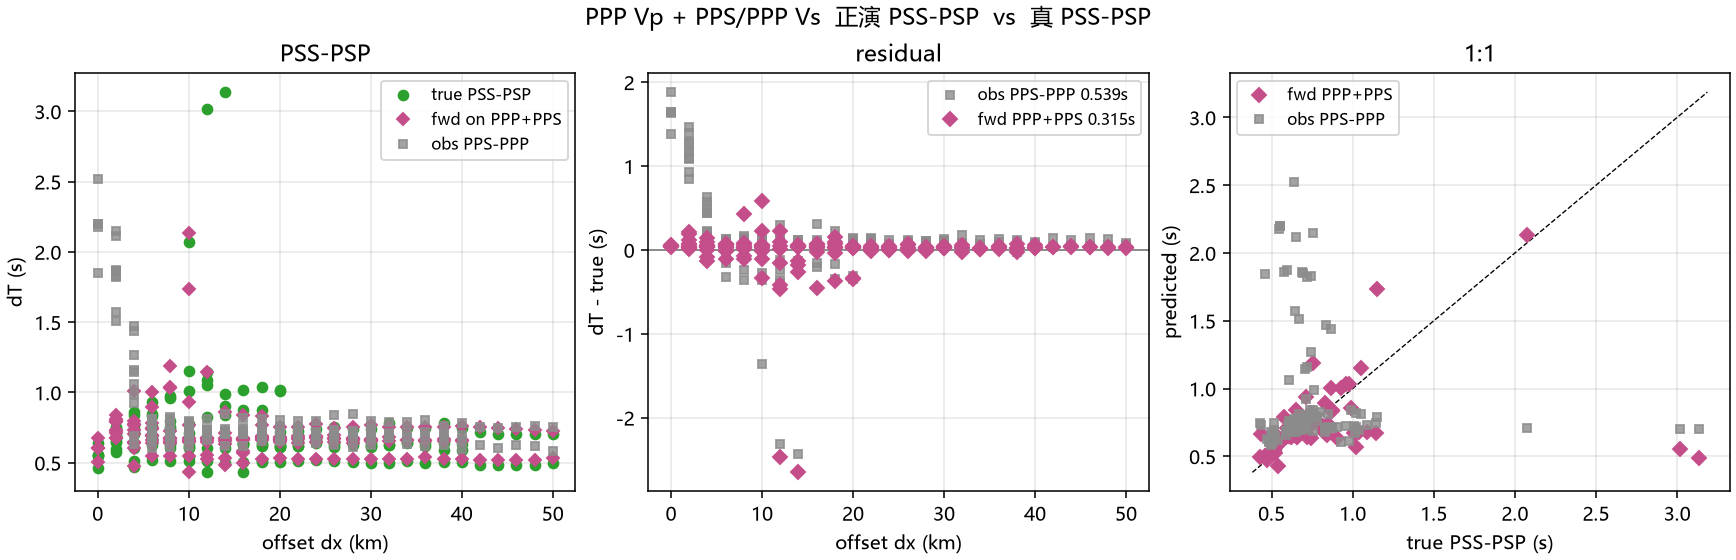

The Python source for this figure:
#!/usr/bin/env python
# -*- coding: utf-8 -*-
"""PPP+PPS 收回模型上正演 PSS-PSP，对真 PSS-PSP。"""

from __future__ import annotations

import math
import sys
from pathlib import Path

import matplotlib

matplotlib.use("Agg")
import matplotlib.pyplot as plt

HERE = Path(__file__).resolve().parent
ROOT = HERE.parent
sys.path.insert(0, str(HERE))
sys.path.insert(0, str(ROOT))
sys.path.insert(0, str(ROOT / "inv_2d"))
sys.path.insert(0, str(ROOT.parents[1]))
sys.path.insert(0, str(ROOT.parents[1].parent / "water_inv"))
from check_sparse import _rms  # noqa: E402
from check_water_inv import parse_picks  # noqa: E402

plt.rcParams["font.sans-serif"] = ["Microsoft YaHei", "SimHei", "DejaVu Sans"]
plt.rcParams["axes.unicode_minus"] = False


def _pmap(picks, code: int):
    out = {}
    for p in picks:
        if int(p[0]) != code or not math.isfinite(p[3]):
            continue
        out[(round(p[4], 3), round(p[1], 3))] = float(p[3])
    return out


def _rows(true_picks, pred_picks):
    tm = {c: _pmap(true_picks, c) for c in (0, 6, 7, 8)}
    pm = {c: _pmap(pred_picks, c) for c in (0, 6, 7, 8)}
    keys = sorted(set(tm[6]) & set(tm[8]) & set(pm[6]) & set(pm[8]) & set(tm[0]) & set(tm[7]))
    rows = []
    for src, sx in keys:
        dt_true = tm[8][(src, sx)] - tm[6][(src, sx)]
        dt_fwd = pm[8][(src, sx)] - pm[6][(src, sx)]
        dt_pps = tm[7][(src, sx)] - tm[0][(src, sx)]
        dt_pps_f = (
            pm[7][(src, sx)] - pm[0][(src, sx)]
            if (src, sx) in pm[0] and (src, sx) in pm[7]
            else float("nan")
        )
        rows.append(
            dict(
                src=src,
                sx=sx,
                dx=abs(sx - src),
                dt_true=dt_true,
                dt_fwd=dt_fwd,
                dt_pps=dt_pps,
                dt_pps_f=dt_pps_f,
            )
        )
    return rows


def _stat(ds):
    ds = [float(x) for x in ds if math.isfinite(x)]
    if not ds:
        return "n=0"
    mean = sum(ds) / len(ds)
    mx = max(ds, key=abs)
    return f"n={len(ds):3d}  RMS {_rms(ds):.4f} s  mean {mean:+.4f} s  maxabs {abs(mx):.4f} s"


def main() -> int:
    true_p = HERE / "syn_true_all.dat"
    srcs = (
        ("PPP Vp + PPS/PPP Vs", HERE / "syn_lidvs_all.dat"),
        ("PPP Vp + Vp/1.73", HERE / "syn_pppvp.dat"),
        ("A  PSS below", HERE / "path_a" / "syn_holdout_rec.dat"),
        ("S  sparse PSP", HERE / "path_s" / "syn_holdout_rec.dat"),
        ("B  full PSP", HERE / "path_b" / "syn_holdout_rec.dat"),
    )
    true_picks = parse_picks(true_p.read_text(encoding="utf-8"))
    print("dT = PSS - PSP   (fwd - true)")
    lid_rows = None
    for lab, path in srcs:
        if not path.is_file():
            print(f"  {lab:22s}  missing {path.name}")
            continue
        pred = parse_picks(path.read_text(encoding="utf-8"))
        rows = _rows(true_picks, pred)
        if lid_rows is None and "PPS/PPP" in lab:
            lid_rows = rows
        print(f"  {lab:22s}  {_stat([r['dt_fwd'] - r['dt_true'] for r in rows])}")
        if "PPS/PPP" in lab:
            print(f"    vs  obs PPS-PPP         {_stat([r['dt_pps'] - r['dt_true'] for r in rows])}")
            print(
                f"    fwd (PPS-PPP)-(PSS-PSP) {_stat([r['dt_pps_f'] - r['dt_fwd'] for r in rows])}"
            )
            bins = ((0, 10), (10, 20), (20, 30), (30, 99))
            for lo, hi in bins:
                br = [r for r in rows if lo <= r["dx"] < hi]
                print(
                    f"    offset [{lo},{hi})  {_stat([r['dt_fwd'] - r['dt_true'] for r in br])}"
                )

    if not lid_rows:
        raise SystemExit("missing syn_lidvs_all.dat — run run_fwd_lidvs.sh")

    _plot_dt(lid_rows, HERE / "check_dt_pss_psp.png", "PPP Vp + PPS/PPP Vs  正演 PSS-PSP  vs  真 PSS-PSP")
    far = [r for r in lid_rows if r["dx"] > 20.0]
    _plot_dt(
        far,
        HERE / "check_dt_pss_psp_far.png",
        f"offset > 20 km  n={len(far)}  正演 PSS-PSP vs 真值",
    )
    return 0


def _plot_dt(rows, out: Path, title: str) -> None:
    fig, axes = plt.subplots(1, 3, figsize=(12.4, 4.0), facecolor="w", layout="constrained")
    dx = [r["dx"] for r in rows]
    ax = axes[0]
    ax.plot(dx, [r["dt_true"] for r in rows], "o", color="#2ca02c", ms=5, label="true PSS-PSP")
    ax.plot(dx, [r["dt_fwd"] for r in rows], "D", color="#c44e8a", ms=4.5, label="fwd on PPP+PPS")
    ax.plot(dx, [r["dt_pps"] for r in rows], "s", color="0.55", ms=4, alpha=0.8, label="obs PPS-PPP")
    ax.set_xlabel("offset dx (km)")
    ax.set_ylabel("dT (s)")
    ax.set_title("PSS-PSP")
    ax.grid(True, alpha=0.3)
    ax.legend(fontsize=8)

    axr = axes[1]
    d_lid = [r["dt_fwd"] - r["dt_true"] for r in rows]
    d_pps = [r["dt_pps"] - r["dt_true"] for r in rows]
    axr.axhline(0.0, color="0.45", lw=0.8)
    axr.plot(dx, d_pps, "s", color="0.55", ms=4.5, alpha=0.8, label=f"obs PPS-PPP {_rms(d_pps):.3f}s")
    axr.plot(dx, d_lid, "D", color="#c44e8a", ms=5, label=f"fwd PPP+PPS {_rms(d_lid):.3f}s")
    axr.set_xlabel("offset dx (km)")
    axr.set_ylabel("dT - true (s)")
    axr.set_title("residual")
    axr.grid(True, alpha=0.3)
    axr.legend(fontsize=8)

    ax1 = axes[2]
    tt = [r["dt_true"] for r in rows]
    lo, hi = min(tt) - 0.05, max(tt) + 0.05
    ax1.plot([lo, hi], [lo, hi], "k--", lw=0.7)
    ax1.plot(tt, [r["dt_fwd"] for r in rows], "D", color="#c44e8a", ms=5, label="fwd PPP+PPS")
    ax1.plot(tt, [r["dt_pps"] for r in rows], "s", color="0.55", ms=4, alpha=0.8, label="obs PPS-PPP")
    ax1.set_xlabel("true PSS-PSP (s)")
    ax1.set_ylabel("predicted (s)")
    ax1.set_title("1:1")
    ax1.grid(True, alpha=0.3)
    ax1.legend(fontsize=8)

    fig.suptitle(title)
    fig.savefig(out, dpi=140)
    plt.close(fig)
    print(f"wrote {out}")


if __name__ == "__main__":
    raise SystemExit(main())
